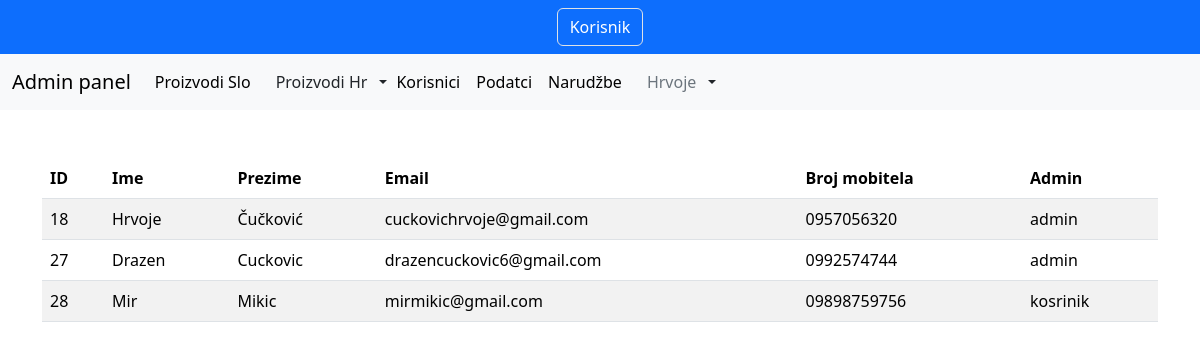
Page /userDisplay.php (signed in) on the earlier database version.
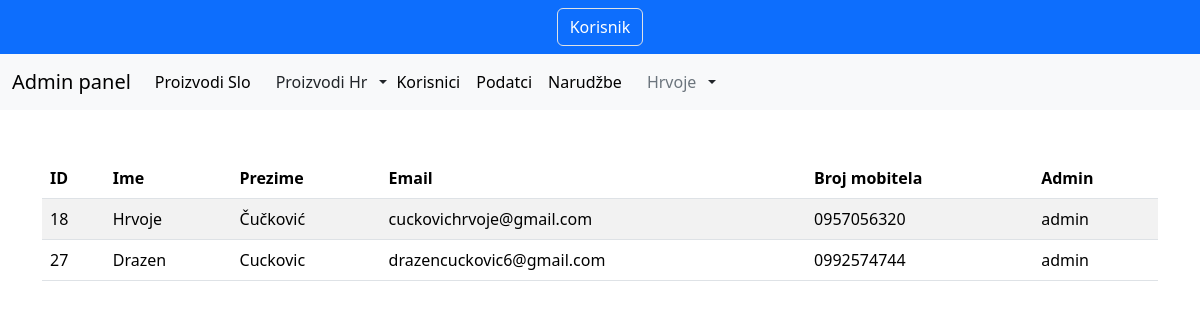
Same page on the later database version.
### tables this page shows
CREATE TABLE `users` (
  `user_id` int(11) NOT NULL,
  `name` varchar(255) NOT NULL,
  `surname` varchar(255) NOT NULL,
  `email` varchar(255) NOT NULL,
  `number` varchar(255) NOT NULL,
  `password` varchar(255) NOT NULL,
  `is_admin` int(11) NOT NULL,
  `address` varchar(200) NOT NULL,
  `postcode` int(7) DEFAULT NULL,
  `town` varchar(200) NOT NULL,
  `created_at` date NOT NULL DEFAULT current_timestamp(),
  `reset_token_hash` varchar(64) DEFAULT NULL,
  `reset_token_expires_at` datetime DEFAULT NULL
);

### app/classes/User.php (called while the page is built, shortened)
<?php
class User {
    public function __construct() {
        $this->dotenv = Dotenv\Dotenv::createImmutable(__DIR__);
    }
    public function is_logged() {
        if(isset($_SESSION['user_id'])) {
            return true;
        }
        return false;
    }
}

### app/classes/dataInterface.php (the view, shortened to what this page needs)
<?php
  class Model {
    protected $conn;
    public function __construct(User $user) {
      global $conn;
      $this->conn = $conn;
    }
    public function getUsers() {
      $sql = "SELECT * FROM users";
      $stmt = $this->conn->prepare($sql);
      $stmt->execute();
      $results = $stmt->get_result();
      $data = array();
      while ($row = $results->fetch_assoc()) {
        array_push($data, $row);
      }
      return $data;
    }
    public function printUsers() {
      $users = $this->getUsers();
      foreach ($users as $key => $user) {
        $row = "";
        $row.= "
          <tr onclick =\"window.location.href='singleUser.php?data=".$user['user_id']."'\">
              <td>".$user['user_id']."</td>
              <td>".$user['name']."</td>
              <td>".$user['surname']."</td>
              <td>".$user['email']."</td>
              <td>".$user['number']."</td>";
        if($user["is_admin"] == 1) {
            $row.= "
              <td>admin</td>
            ";
        }else {
          $row.= "
              <td>kosrinik</td>
          ";
        }
        $row.= "
          </tr>
        ";
        echo $row;
      }
    }
  }
?>

### php/inc/adminHeader.php (shortened to what this page needs)
<?php
require_once("app/classes/User.php");
$user = new User();
?>
<!DOCTYPE html>
<html lang="en">
<head>
   <link rel="stylesheet" href="./css/style.css">
   <link rel="stylesheet" href="./css/my-style.css">
   <link rel="stylesheet" href="https://cdn.jsdelivr.net/npm/bootstrap-icons@1.11.2/font/bootstrap-icons.min.css">
</head>
<body>
   <div class="container-fluid bg-primary">
   <div class="d-flex justify-content-center p-2">
      <form action="index.php" method="post">
         <button type="submit" class="btn btn-primary border border-rounded">Korisnik</button>
      </form>
   </div>
   </div>
   <nav class="navbar navbar-expand-lg bg-body-tertiary">
      <div class="container-fluid">
         <p class="navbar-brand mb-0">Admin panel</p>
         <div class="collapse navbar-collapse" id="navbarSupportedContent">
            <ul class="navbar-nav me-auto mb-2 mb-lg-0">
               <li class="nav-item">
                  <a class="nav-link active" aria-current="page" href="dataDisplay.php?page=1">Proizvodi Slo</a>
               </li>
               <div class="dropdown mb-0 d-flex ms-3">
                  <button class="btn p-0 dropdown-toggle d-flex gap-2 align-items-center" type="button" data-bs-toggle="dropdown" aria-expanded="false">
                     <p class="my-0 d-none d-md-block text-dark">Proizvodi Hr</p>
                  </button>
               </div>
               <li class="nav-item">
                  <a class="nav-link active" aria-current="page" href="userDisplay.php">Korisnici</a>
               </li>
               <li class="nav-item">
                  <a class="nav-link active" aria-current="page" href="callFunction.php">Podatci</a>
               </li>
               <li class="nav-item">
                  <a class="nav-link active" aria-current="page" href="orderDisplay.php">Narudžbe</a>
               </li>
               <div class="dropdown mb-0 d-flex ms-3">
                  <button class="btn p-0 dropdown-toggle d-flex gap-2 align-items-center" type="button" data-bs-toggle="dropdown" aria-expanded="false">
                     <?php if($user->is_logged()) : ?>
                        <p class="my-0 d-none d-md-block text-secondary"><?php echo $_SESSION["name"];?></p>
                     <?php else :?>
                        <p class="my-0 d-none d-md-block text-secondary">Moj račun</p>
                     <?php endif ;?>
                  </button>
               </div>
            </ul>
         </div>
      </div>
   </nav>

### userDisplay.php (shortened to what this page needs)
<?php
  require_once("./php/inc/adminHeader.php");
  require_once("app/classes/dataInterface.php");
  $data = new Model($user);
?>
<div class="container mt-5">
  <div class="table__height ">
    <table class="table table-striped table-hover">
      <thead class="table__head">
        <tr>
          <th>ID</th>
          <th>Ime</th>
          <th>Prezime</th>
          <th>Email</th>
          <th>Broj mobitela</th>
          <th>Admin</th>
        </tr>
      </thead>
      <tbody>
        <?php ($data->printUsers()); ?>
      </tbody>
    </table>
  </div>
</div>

### css/my-style.css (style rules this page uses)
:root { --blue: #228be6; --white: #fff; --darkGrey: #b3b3b3; --black: #000; --yonex-blue: #0b50a1; --yonex-green: #1d9533; }
a:link, a:visited { color: inherit; text-decoration: none; }
.table__height { height: 70vh; overflow-y: scroll; }
.table__head { position: sticky; top: 0px; }

Differences in the rows shown:
removed users: user_id "28", name "Mir", surname "Mikic", email "mirmikic@gmail.com", number "09898759756", is_admin "kosrinik"
